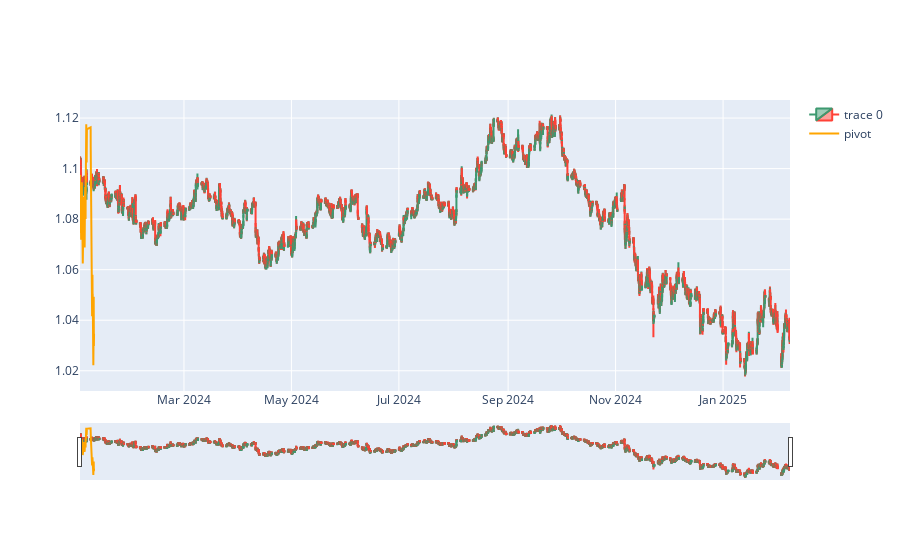

Here is the notebook cell this chart was saved with:
### Code cell
# visualizing the ohlc data
fig = go.Figure(data = [go.Candlestick(x = ohlc_df['time'],
                                       open = ohlc_df['open'],
                                       high = ohlc_df['high'],
                                       low = ohlc_df['low'],
                                       close = ohlc_df['close'])])

# fig.update_layout(height=600, xaxis_rangeslider_visible=False)
fig.add_trace(go.Scatter(
    x= ohlc_df['time'],
    y= daily_df["pivot"],
    marker = dict(color = "orange", size = 200),
    name = "pivot"
))
fig

### Figure 1 — Plotly figure (JSON) as saved in the notebook; plotly's stock layout.template omitted (floating-point values rounded to 4 significant figures; data arrays with more than 128 entries replaced by an {"elided": "..."} marker saying what was removed)
{"data": [{"close": {"elided": "13774 float values"}, "high": {"elided": "13774 float values"}, "low": {"elided": "13774 float values"}, "open": {"elided": "13774 float values"}, "type": "candlestick", "x": {"elided": "13774 str values"}}, {"marker": {"color": "orange", "size": 200}, "name": "pivot", "type": "scatter", "x": {"elided": "13774 str values"}, "y": {"elided": "287 float values"}}], "layout": {}}
